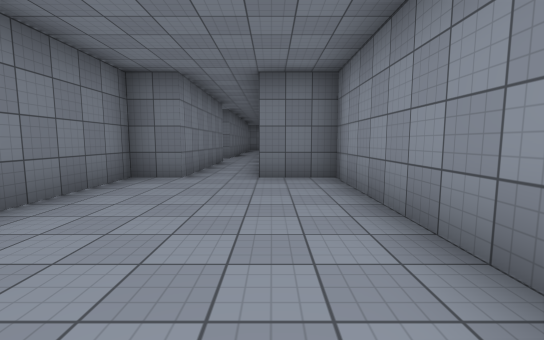
View 1 (above)

24 first-person views from a walk through a Unity game level. The camera is 1.4 m above the floor, tilts 6° down and sees 90° across. The floor is counted in squares, 2 m on a side. Each view is taken from the middle of a square. On the plan, view 1 faces up. The plan holds only what a view shows up to about 9 squares ahead; the rest is blank. The place goes on beyond the plan. The player character is not drawn. Some surface patterns are stand-ins.

View 2
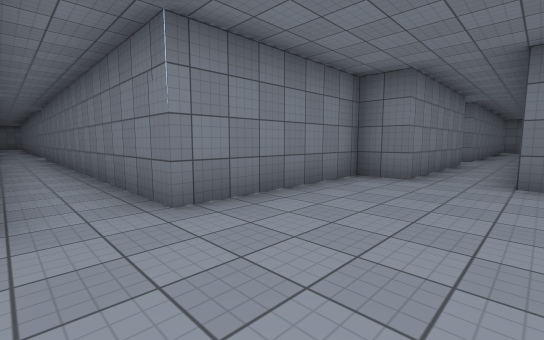

View 3
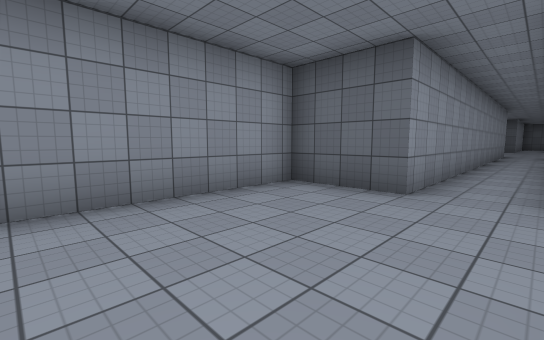

View 4
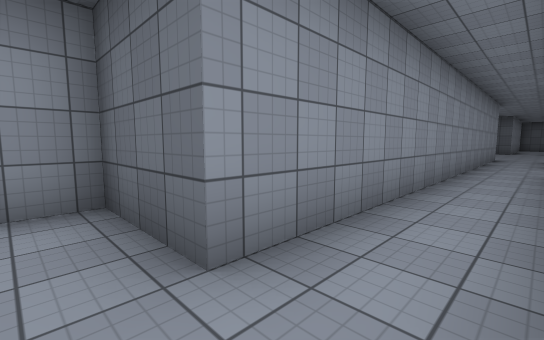

View 5
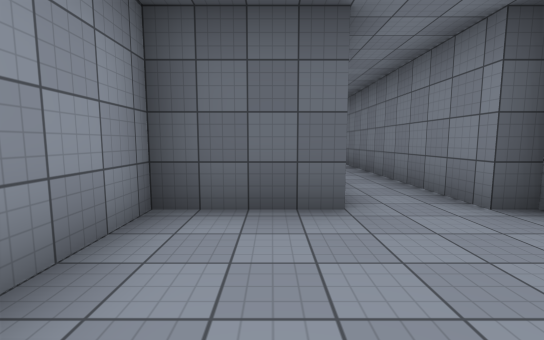

View 6
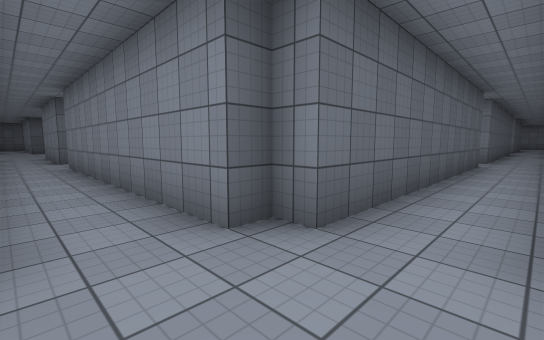

View 7
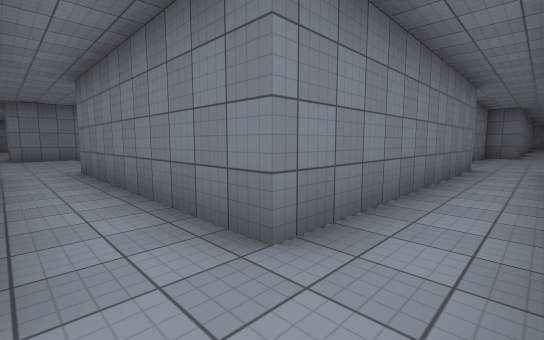

View 8
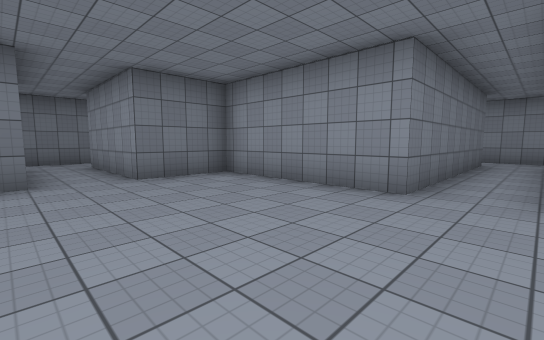

View 9
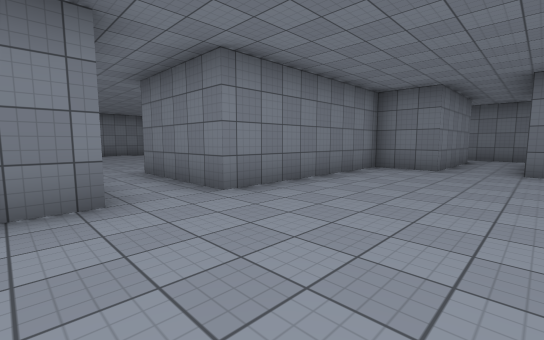

View 10
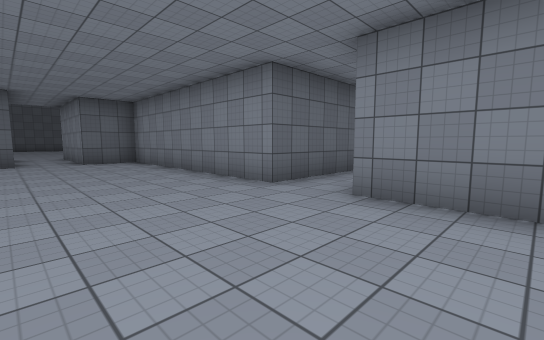

View 11
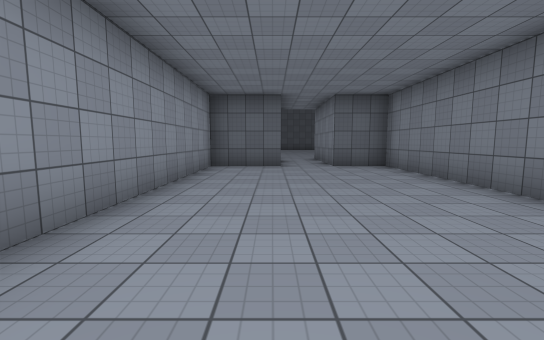

View 12
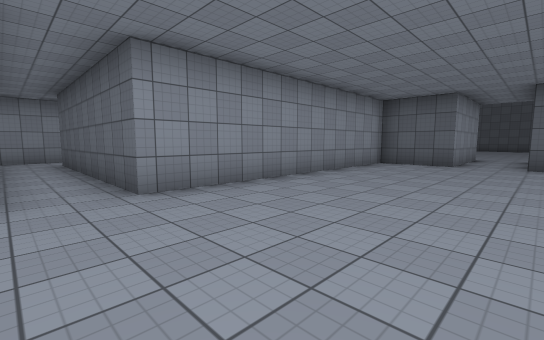

View 13
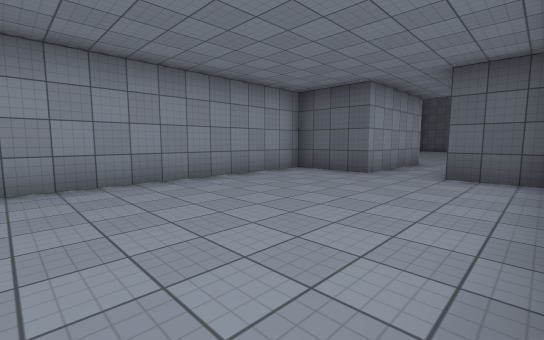

View 14
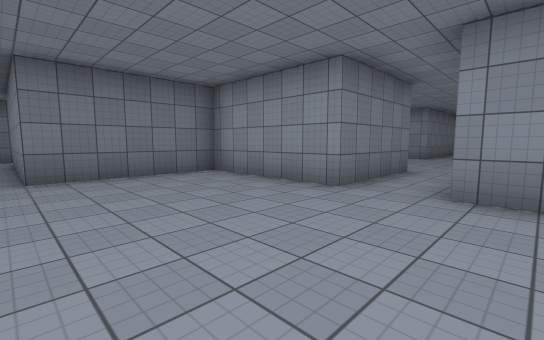

View 15
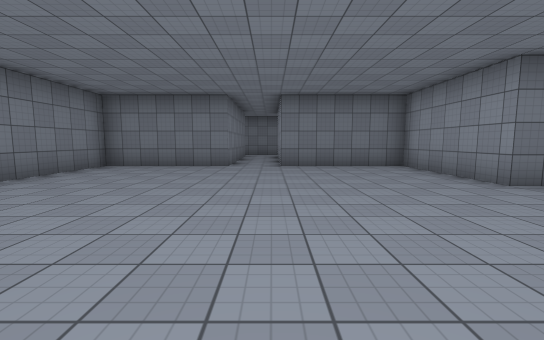

View 16
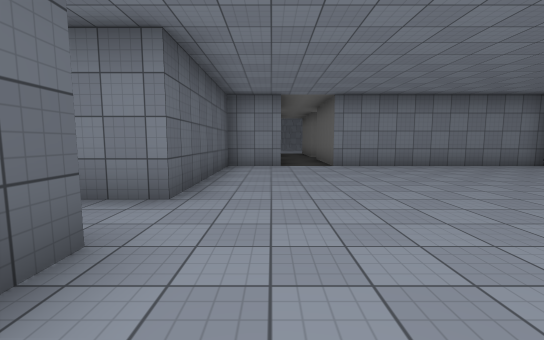

View 17
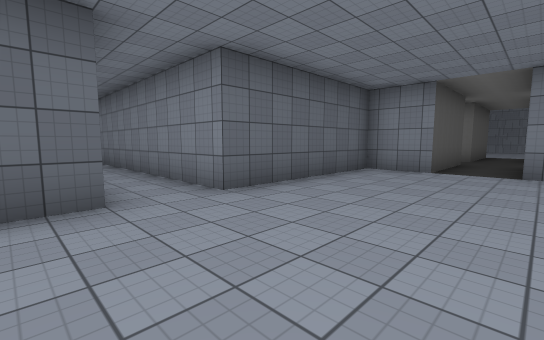

View 18
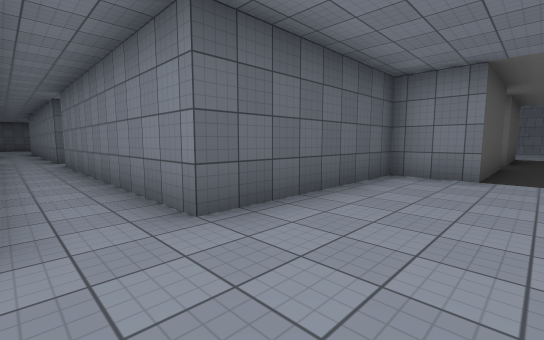

View 19
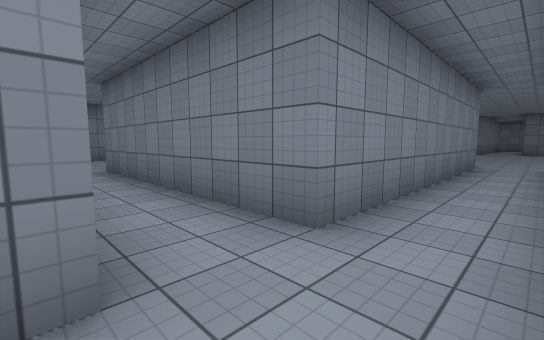

View 20
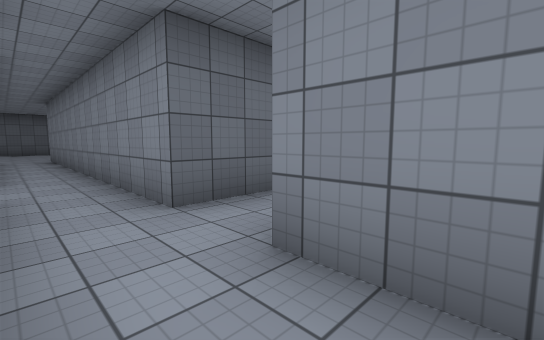

View 21
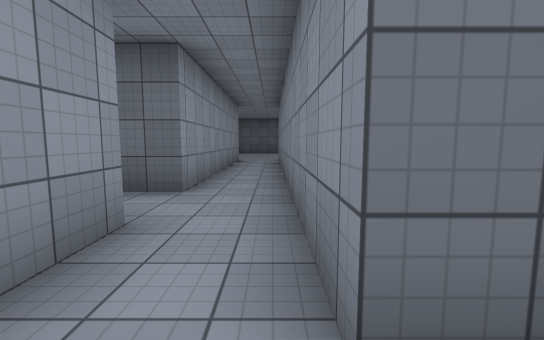

View 22
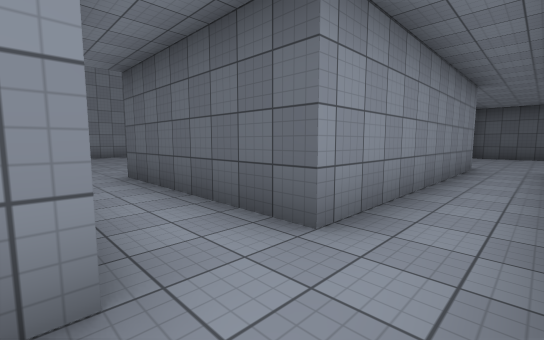

View 23
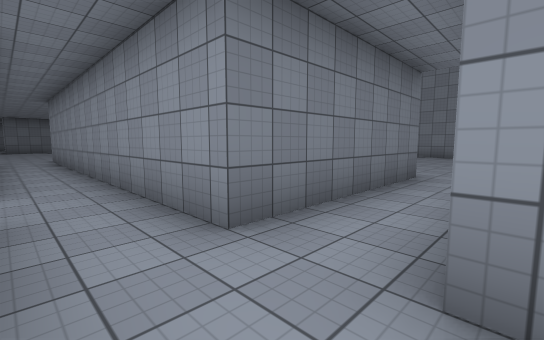

View 24
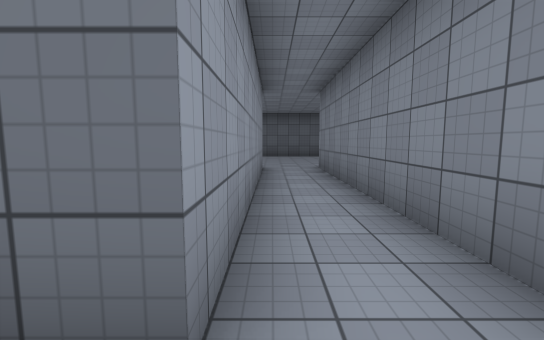

### Floor plan
Ten units are one square. View 1 is at (0, 0); x grows to the right and y downward. Boxes are objects, and circles mark ways between rooms. Rooms are numbered by the first view taken in them; rooms with no view inside come last. Other rooms are left out.
<svg viewBox="-270 -58 287 385">
<path fill="none" stroke="#000" d="M-17 -53 -27 -53 -27 -13 -116 -13M-103 38 -103 2 -27 2 -27 8 -23 8 -23 77 -83 77M-83 93 -23 93 -23 105M-8 116 -8 8 12 8 12 -53 -2 -53M-126 2 -117 2 -117 38M-83 77 -83 38 -103 38M-162 102 -133 102 -133 168 -117 168 -117 181M-117 38 -133 38 -133 87 -162 87M-103 204 -103 168 -83 168 -83 93M-189 142 -179 142M-162 111 -162 102M-265 127 -247 127 -247 142 -203 142 -203 212 -262 212M-162 87 -162 53 -197 53M-212 53 -247 53 -247 112 -261 112M-218 227 -203 227M-188 226 -188 145M-188 243 -188 226M-203 227 -203 322M-188 322 -188 258"/>
<circle cx="-110" cy="30" r="3" fill="#2a7"/>
<circle cx="-80" cy="85" r="3" fill="#2a7"/>
<circle cx="-160" cy="95" r="3" fill="#2a7"/>
<circle cx="-195" cy="235" r="3" fill="#2a7"/>
<text x="-20" y="20">1</text>
<text x="-110" y="100">2</text>
<text x="-210" y="120">3</text>
<text x="-200" y="270">4</text>
</svg>
Room 1 opens to room 2. Room 2 opens to room 3. Room 3 opens to room 4.

Where each view was taken, in squares from view 1:
view 1: 0 up, 0 right, facing up
view 2: 0 up, 0 right, facing up-left
view 3: 3 up, 2 left, facing down-right
view 4: 0 up, 2 left, facing down-right
view 5: 2 up, 0 right, facing down
view 6: 1 up, 1 left, facing down-left
view 7: 9 down, 1 left, facing up-left
view 8: 9 down, 12 left, facing up-right
view 9: 11 down, 10 left, facing up-left
view 10: 7 down, 10 left, facing down-left
view 11: 9 down, 10 left, facing down
view 12: 8 down, 12 left, facing down-right
view 13: 11 down, 13 left, facing down-right
view 14: 11 down, 20 left, facing up-right
view 15: 13 down, 20 left, facing up
view 16: 13 down, 17 left, facing left
view 17: 11 down, 18 left, facing down-left
view 18: 12 down, 19 left, facing down-left
view 19: 23 down, 19 left, facing up-left
view 20: 20 down, 19 left, facing down-left
view 21: 22 down, 20 left, facing down
view 22: 24 down, 20 left, facing down-right
view 23: 26 down, 20 left, facing up-right
view 24: 25 down, 19 left, facing down
